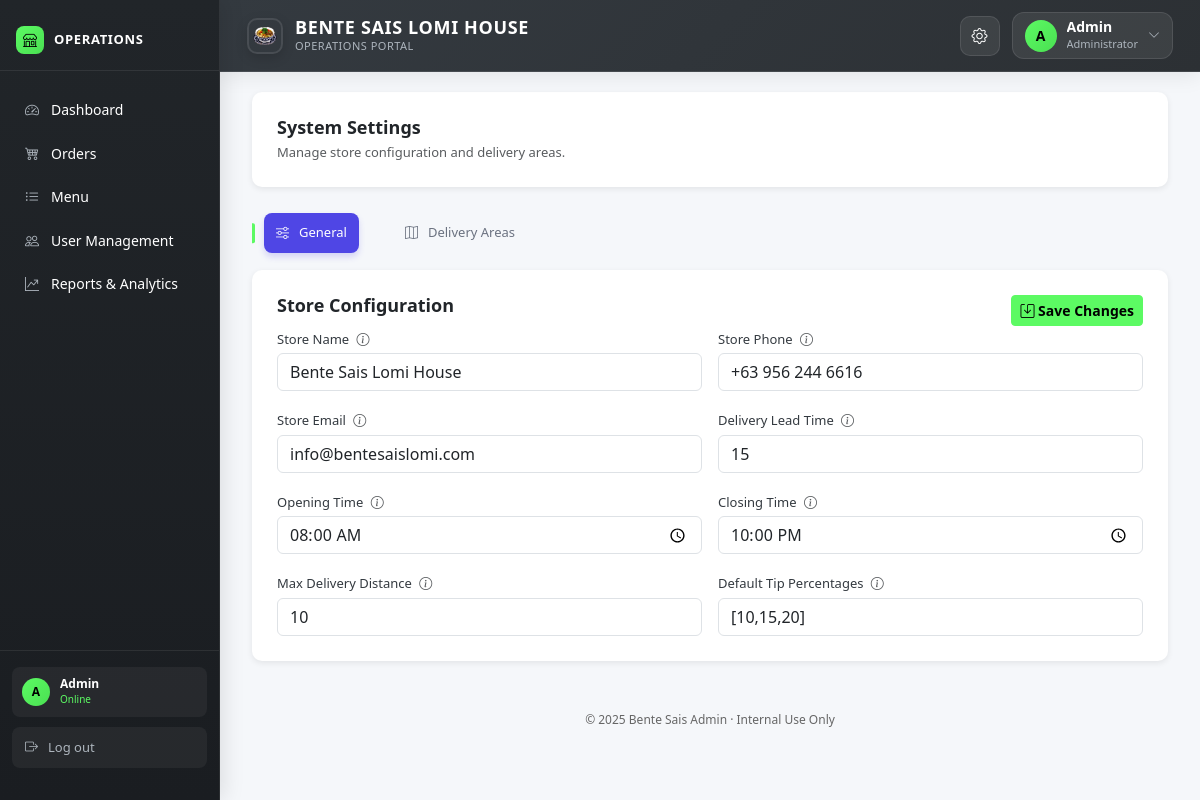
The app's page /admin/settings.php (signed in), older data.
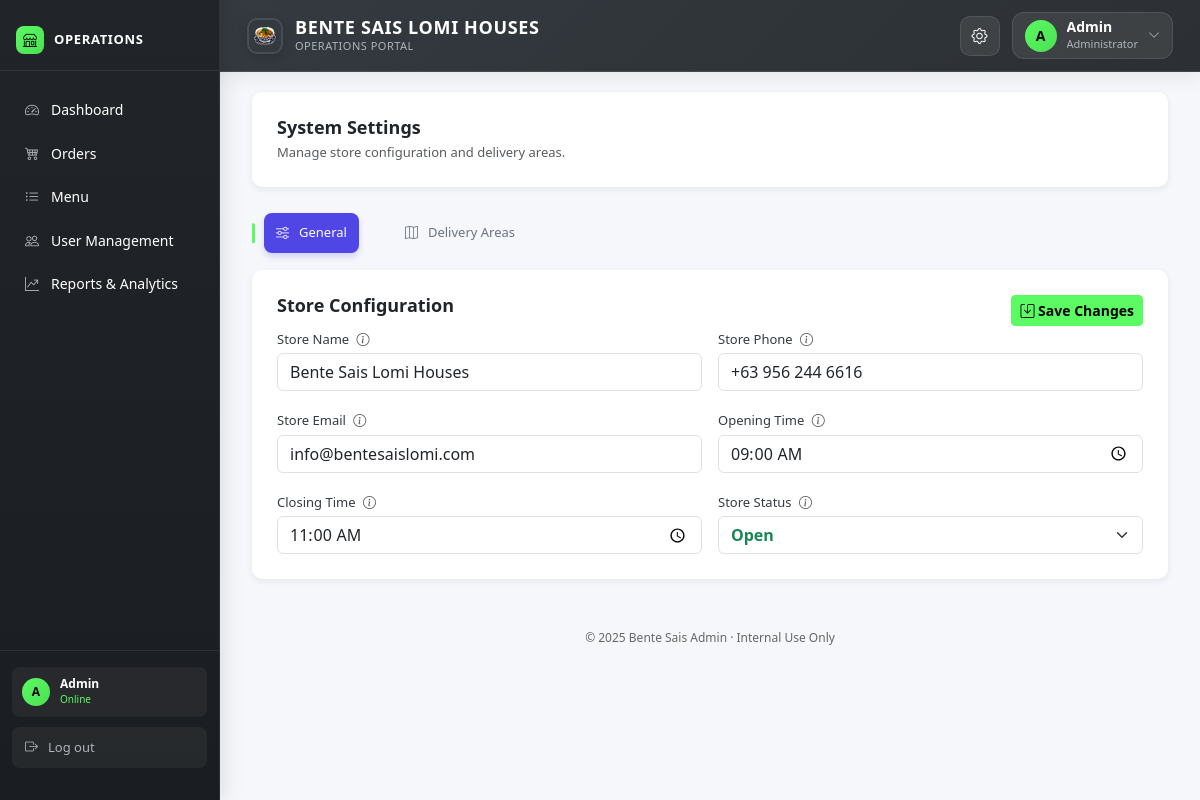
The same page, newer data.
### tables this page shows
CREATE TABLE `system_settings` (
  `setting_id` int(11) NOT NULL,
  `setting_key` varchar(100) NOT NULL,
  `setting_value` text DEFAULT NULL,
  `setting_type` enum('string','number','boolean','json') DEFAULT 'string',
  `description` text DEFAULT NULL,
  `updated_at` datetime DEFAULT current_timestamp() ON UPDATE current_timestamp()
);

### includes/db_connect.php (called while the page is built, shortened)
<?php
$project_root_fs = dirname(__DIR__);
$document_root_fs = $_SERVER['DOCUMENT_ROOT'];
$project_root_norm = str_replace('\\', '/', $project_root_fs);
$document_root_norm = str_replace('\\', '/', $document_root_fs);
$project_root_norm = rtrim($project_root_norm, '/');
$document_root_norm = rtrim($document_root_norm, '/');
$base_path = str_replace($document_root_norm, '', $project_root_norm);
$BASE_URL = rtrim($base_path, '/');
?>

### admin/settings.php (the view, shortened to what the changed rows need)
<?php
include __DIR__ . '/includes/header.php';
$settings = [];
$settings_query = $conn->query("SELECT * FROM system_settings ORDER BY setting_id");
if ($settings_query) {
    while ($row = $settings_query->fetch_assoc()) {
        $settings[$row['setting_key']] = $row;
    }
}
?>
<div class="container-fluid">
  <main class="main-content">
    <section class="content-card mb-4">
      <div class="content-card-header border-0 pb-0 mb-0">
        <div class="left">
          <h2 class="page-title mb-1">System Settings</h2>
        </div>
      </div>
    </section>
    <div class="tab-content" id="settingsTabsContent">
      <div class="tab-pane fade show active" id="generalPane" role="tabpanel">
        <section class="content-card">
          <div class="content-card-header">
            <div class="left">
              <h2 class="section-title mb-1">Store Configuration</h2>
            </div>
          </div>
          <form id="settingsForm">
            <div class="row g-3">
                <?php foreach ($settings as $key => $data): ?>
                    <div class="col-md-6">
                        <label class="form-label text-capitalize">
                            <?= str_replace('_', ' ', $key) ?>
                            <?php if(!empty($data['description'])): ?>
                                <i class="bi bi-info-circle text-muted ms-1" data-bs-toggle="tooltip" title="<?= htmlspecialchars($data['description']) ?>"></i>
                            <?php endif; ?>
                        </label>
                        <?php if ($key === 'store_status'): ?>
                             <select class="form-select fw-bold <?= $data['setting_value'] === 'open' ? 'text-success' : 'text-danger' ?>" name="<?= $key ?>" onchange="this.className = 'form-select fw-bold ' + (this.value === 'open' ? 'text-success' : 'text-danger')">
                                <option value="open" class="text-success" <?= $data['setting_value'] == 'open' ? 'selected' : '' ?>>Open</option>
                            </select>
                        <?php elseif ($key === 'opening_time' || $key === 'closing_time'): ?>
                            <input type="time" class="form-control" name="<?= $key ?>" value="<?= htmlspecialchars($data['setting_value']) ?>">
                        <?php elseif ($data['setting_type'] === 'number'): ?>
                             <input type="number" step="any" class="form-control" name="<?= $key ?>" value="<?= htmlspecialchars($data['setting_value']) ?>">
                        <?php else: ?>
                            <input type="text" class="form-control" name="<?= $key ?>" value="<?= htmlspecialchars($data['setting_value']) ?>">
                        <?php endif; ?>
                    </div>
                <?php endforeach; ?>
            </div>
          </form>
        </section>
      </div>
    </div>
  </main>
</div>
<?php include __DIR__ . '/includes/footer.php'; ?>

### admin/includes/header.php (shortened to what the changed rows need)
<?php
require_once __DIR__ . '/../../includes/db_connect.php';
$store_name = "Bente Sais Lomi House";
$settings_result = $conn->query("SELECT setting_value FROM system_settings WHERE setting_key = 'store_name' LIMIT 1");
if ($settings_result && $settings_result->num_rows > 0) {
    $store_name = $settings_result->fetch_assoc()['setting_value'];
}
?>
<!DOCTYPE html>
<html lang="en">
<head>
  <link href="https://cdn.jsdelivr.net/npm/bootstrap@5.3.2/dist/css/bootstrap.min.css" rel="stylesheet">
  <link rel="stylesheet" href="https://cdn.jsdelivr.net/npm/bootstrap-icons@1.11.1/font/bootstrap-icons.css">
  <link rel="stylesheet" href="<?= htmlspecialchars($BASE_URL) ?>/assets/css/admin_dashboard.css">
</head>
<body>
<header class="site-header">
  <div class="container-fluid">
    <div class="header-content">
      <div class="brand-container">
        <div class="brand-text">
          <div class="brand-main"><?= htmlspecialchars($store_name) ?></div>
          <div class="brand-sub">Operations Portal</div>
        </div>
      </div>
    </div>
  </div>
</header>

Row changes from the older to the newer data that the page shows:
removed system_settings: key "Delivery Lead Time", setting_value "15"
removed system_settings: key "Max Delivery Distance", setting_value "10"
removed system_settings: key "Default Tip Percentages", setting_value "[10,15,20]"
changed system_settings: setting_value "BENTE SAIS LOMI HOUSE" → "BENTE SAIS LOMI HOUSES"; store_name "Bente Sais Lomi House" → "Bente Sais Lomi Houses"
changed system_settings (number 4 of 6 on the later page): opening_time "08:00" → "09:00"
changed system_settings (number 5 of 6 on the later page): closing_time "22:00" → "11:00"
added system_settings: key "Store Status", store_status "Open"
